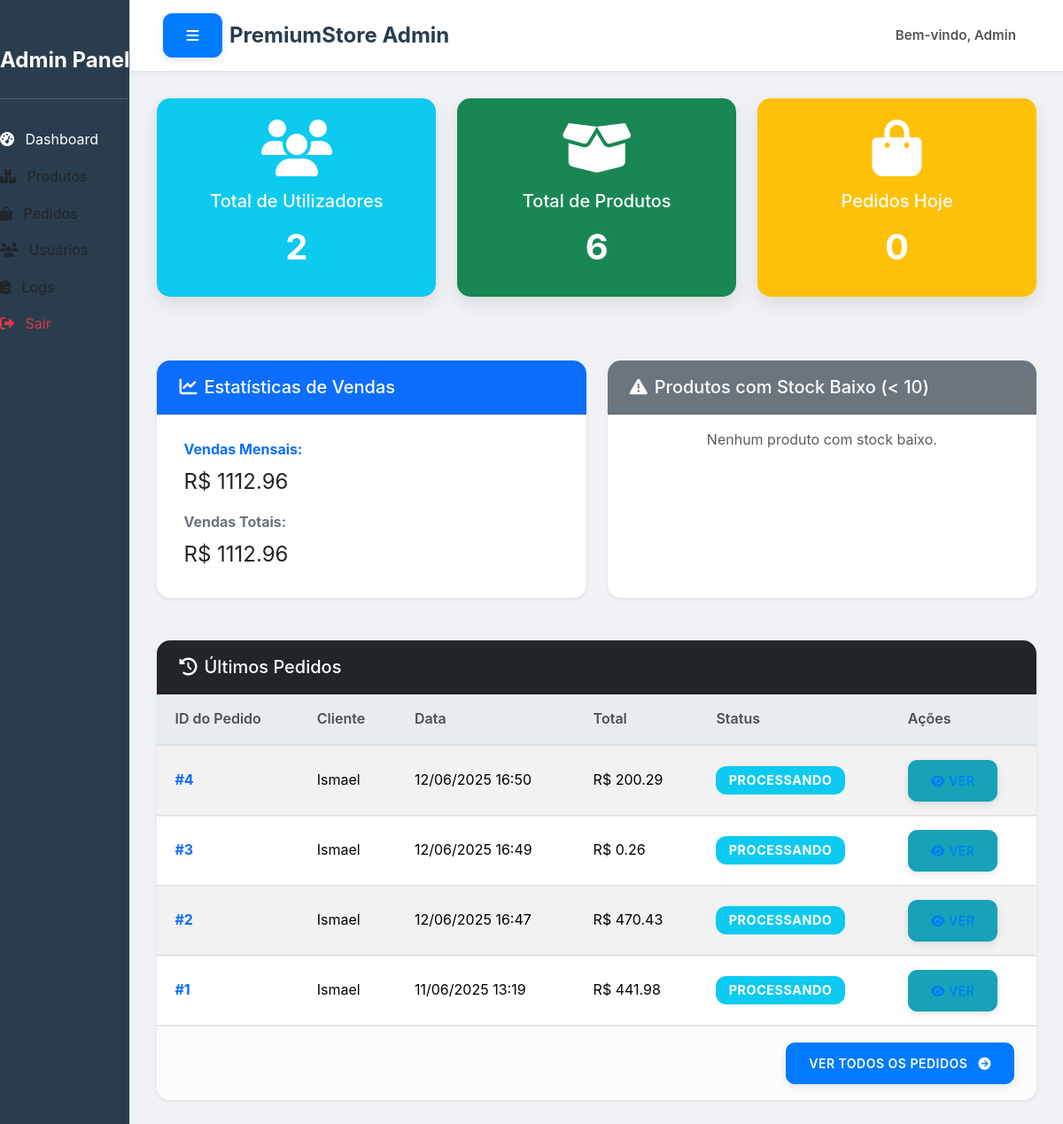
The page /admin/dashboard (signed in) on the database as committed earlier.
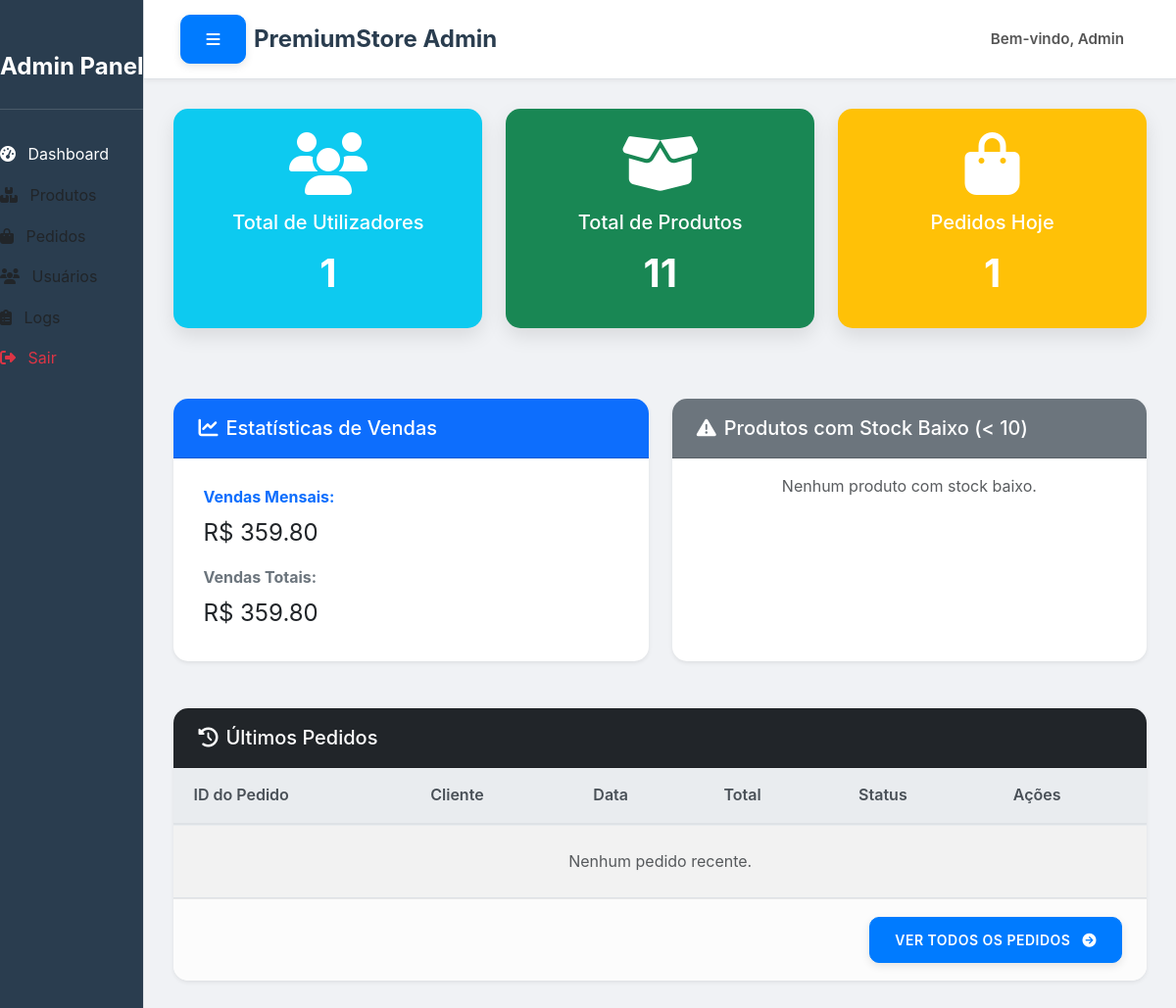
The same page on the database as committed later.
### tables this page shows
CREATE TABLE pedidos (
            id INTEGER PRIMARY KEY AUTOINCREMENT,
            usuario_id INTEGER,
            data TIMESTAMP DEFAULT CURRENT_TIMESTAMP,
            status TEXT DEFAULT 'Pendente',
            total REAL DEFAULT 0.0,
            FOREIGN KEY (usuario_id) REFERENCES usuarios(id)
        );

CREATE TABLE usuarios (
            id INTEGER PRIMARY KEY AUTOINCREMENT,
            nome TEXT NOT NULL,
            email TEXT UNIQUE NOT NULL,
            senha TEXT NOT NULL,
            is_admin BOOLEAN DEFAULT 0
        );

### routes/admin.py (the view)
@admin_bp.route('/dashboard')
@admin_required # Garante que apenas administradores possam acessar
def admin_dashboard():
    conn = conectar_db()
    cursor = conn.cursor()
    cursor.execute('SELECT COUNT(*) FROM produtos')
    total_produtos = cursor.fetchone()[0]
    cursor.execute('SELECT COUNT(*) FROM usuarios')
    total_usuarios = cursor.fetchone()[0]
    cursor.execute("SELECT COUNT(*) FROM pedidos WHERE DATE(data) = DATE('now', '-3 hours')")
    pedidos_hoje = cursor.fetchone()[0]
    cursor.execute("SELECT COALESCE(SUM(total), 0) FROM pedidos WHERE strftime('%Y-%m', data, '-3 hours') = strftime('%Y-%m', 'now', '-3 hours')")
    vendas_mensais = cursor.fetchone()[0]
    cursor.execute("SELECT COALESCE(SUM(total), 0) FROM pedidos")
    vendas_totais = cursor.fetchone()[0]
    cursor.execute('''
        SELECT p.id, u.nome as cliente, p.data, p.total, p.status
        FROM pedidos p
        JOIN usuarios u ON p.usuario_id = u.id
        ORDER BY p.data DESC
        LIMIT 5
    ''')
    ultimos_pedidos_raw = cursor.fetchall()
    ultimos_pedidos = []
    for pedido_raw in ultimos_pedidos_raw:
        pedido = dict(pedido_raw)
        if 'data' in pedido and isinstance(pedido['data'], str):
            try:
                pedido['data'] = datetime.datetime.strptime(pedido['data'], '%Y-%m-%d %H:%M:%S')
            except ValueError:
                print(f"Warning: Unexpected date format for order ID {pedido.get('id')}: {pedido['data']}")
        ultimos_pedidos.append(pedido)
    cursor.execute('SELECT nome, estoque FROM produtos WHERE estoque < 10 ORDER BY estoque ASC LIMIT 5')
    estoque_baixo = cursor.fetchall()
    conn.close()
    return render_template('admin/dashboard.html',
                         total_produtos=total_produtos,
                         total_usuarios=total_usuarios,
                         pedidos_hoje=pedidos_hoje,
                         vendas_mensais=vendas_mensais,
                         vendas_totais=vendas_totais,
                         ultimos_pedidos=ultimos_pedidos,
                         estoque_baixo=estoque_baixo)

### app.py (called while the page is built)
@app.context_processor
def inject_global_data():
    total_itens = 0
    if 'usuario_id' in session:
        usuario_id = session['usuario_id']
        try:
            total_itens = contar_itens_carrinho_db(usuario_id)
        except Exception as e:
            print(f"Erro ao contar itens do carrinho para o usuário {usuario_id}: {e}")
            total_itens = 0
    return {'total_itens': total_itens}

### database.py (called while the page is built)
def conectar_db():
    conn = sqlite3.connect(DB_NAME)
    conn.row_factory = sqlite3.Row # Permite acessar colunas por nome (como dicionário)
    return conn

def contar_itens_carrinho_db(usuario_id):
    conn = conectar_db()
    cursor = conn.cursor()
    cursor.execute('''
    SELECT COALESCE(SUM(quantidade), 0)
    FROM carrinho
    WHERE usuario_id = ?
    ''', (usuario_id,))
    total_itens = cursor.fetchone()[0]
    conn.close()
    return total_itens

### templates/admin/dashboard.html (shortened to what the changed rows need)
{% extends "base_admin.html" %}
{% block admin_content %}
<div class="row g-4">
    <div class="col-md-4">
        <div class="card text-center bg-info text-white h-100 d-flex flex-column justify-content-center">
            <div class="card-body py-4">
                <i class="fas fa-users fa-4x mb-3 animate__animated animate__fadeInDown"></i>
                <h5 class="card-title mb-2">Total de Utilizadores</h5>
                <p class="card-text fs-1 fw-bold animate__animated animate__fadeInUp">{{ total_usuarios }}</p>
            </div>
        </div>
    </div>
    <div class="col-md-4">
        <div class="card text-center bg-success text-white h-100 d-flex flex-column justify-content-center">
            <div class="card-body py-4">
                <i class="fas fa-box-open fa-4x mb-3 animate__animated animate__fadeInDown"></i>
                <h5 class="card-title mb-2">Total de Produtos</h5>
                <p class="card-text fs-1 fw-bold animate__animated animate__fadeInUp">{{ total_produtos }}</p>
            </div>
        </div>
    </div>
    <div class="col-md-4">
        <div class="card text-center bg-warning text-white h-100 d-flex flex-column justify-content-center">
            <div class="card-body py-4">
                <i class="fas fa-shopping-bag fa-4x mb-3 animate__animated animate__fadeInDown"></i>
                <h5 class="card-title mb-2">Pedidos Hoje</h5>
                <p class="card-text fs-1 fw-bold animate__animated animate__fadeInUp">{{ pedidos_hoje }}</p>
            </div>
        </div>
    </div>
</div>
<div class="row mt-5 g-4">
    <div class="col-md-6">
        <div class="card shadow-sm h-100">
            <div class="card-body">
                <div class="mb-3">
                    <h6 class="fw-bold text-primary">Vendas Mensais:</h6>
                    <p class="fs-4 mb-0">R$ {{ "%.2f"|format(vendas_mensais) }}</p>
                </div>
                <div>
                    <h6 class="fw-bold text-secondary">Vendas Totais:</h6>
                    <p class="fs-4 mb-0">R$ {{ "%.2f"|format(vendas_totais) }}</p>
                </div>
            </div>
        </div>
    </div>
</div>
<div class="row mt-5">
    <div class="col-12">
        <div class="card shadow-sm">
            <div class="table-responsive">
                <table class="table table-striped table-hover mb-0">
                    <thead>
                        <tr>
                            <th>ID do Pedido</th>
                            <th>Cliente</th>
                            <th>Data</th>
                            <th>Total</th>
                            <th>Status</th>
                            <th>Ações</th>
                        </tr>
                    </thead>
                    <tbody>
                        {% if ultimos_pedidos %}
                            {% for pedido in ultimos_pedidos %}
                            <tr>
                                <td><a href="{{ url_for('admin.detalhes_pedido', id=pedido.id) }}" class="text-primary fw-bold">#{{ pedido.id }}</a></td>
                                <td>{{ pedido.cliente }}</td>
                                <td>{{ pedido.data.strftime('%d/%m/%Y %H:%M') }}</td>
                                <td>R$ {{ "%.2f"|format(pedido.total) }}</td>
                                <td>
                                    {% set status_class = {
                                        'Pendente': 'warning',
                                        'Processando': 'info',
                                        'Concluído': 'success',
                                        'Cancelado': 'danger'
                                    }[pedido.status] | default('secondary') %}
                                    <span class="badge bg-{{ status_class }}">{{ pedido.status }}</span>
                                </td>
                                <td>
                                    <a href="{{ url_for('admin.detalhes_pedido', id=pedido.id) }}" class="btn btn-sm btn-info" aria-label="Ver detalhes do pedido {{ pedido.id }}">
                                        <i class="fas fa-eye"></i> Ver
                                    </a>
                                </td>
                            </tr>
                            {% endfor %}
                        {% else %}
                            <tr>
                                <td colspan="6" class="text-center py-4 text-muted">Nenhum pedido recente.</td>
                            </tr>
                        {% endif %}
                    </tbody>
                </table>
            </div>
        </div>
    </div>
</div>
{% endblock %}

Rows that differ between the two databases and show on the page:
removed pedidos: id "4", cliente "Ismael", data "12/06/2025 16:50", total "200.29", status "PROCESSANDO"
removed pedidos: id "3", cliente "Ismael", data "12/06/2025 16:49", total "0.26", status "PROCESSANDO"
removed pedidos: id "2", cliente "Ismael", data "12/06/2025 16:47", total "470.43", status "PROCESSANDO"
no longer on this page (row edited): pedidos: id "1", cliente "Ismael", data "11/06/2025 13:19", total "441.98", status "PROCESSANDO"
Other text that changed with them:
{{ total_usuarios }}: "2" → "1"
{{ total_produtos }}: "6" → "11"
{{ pedidos_hoje }}: "0" → "1"
{{ "%.2f"|format(vendas_mensais) }}: "1112.96" → "359.80"
{{ "%.2f"|format(vendas_totais) }}: "1112.96" → "359.80"
text now shown: "Nenhum pedido recente."
